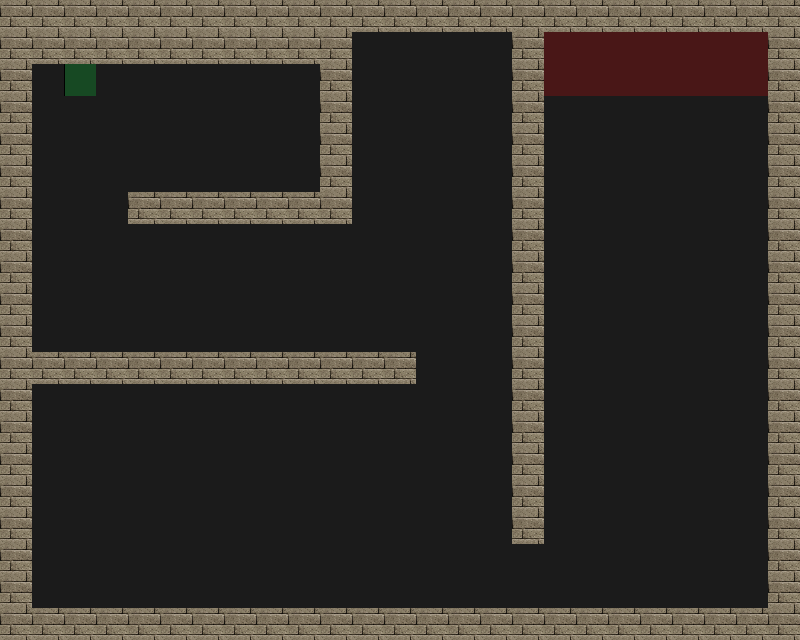

Tiled map render using the project's own tile images. Description and the whole map definition, tile-layer contents included, below:
An orthogonal 25x20 tile map with 32x32 px tiles, 4 tile layers (Road, Trap, Wall, Utility), 4 tilesets.

<map version="2017.05.16" orientation="orthogonal" renderorder="right-down" width="25" height="20" tilewidth="32" tileheight="32" nextobjectid="1">
 <tileset firstgid="1" source="tilesets/meta.tsx" />
 <tileset firstgid="3" source="tilesets/road.tsx" />
 <tileset firstgid="4" source="tilesets/traps.tsx" />
 <tileset firstgid="196" source="tilesets/wallsandroofs.tsx" />
 <layer name="Road" width="25" height="20">
  <data encoding="csv">
3,3,3,3,3,3,3,3,3,3,3,3,3,3,3,3,3,3,3,3,3,3,3,3,3,
3,3,3,3,3,3,3,3,3,3,3,3,3,3,3,3,3,3,3,3,3,3,3,3,3,
3,3,3,3,3,3,3,3,3,3,3,3,3,3,3,3,3,3,3,3,3,3,3,3,3,
3,3,3,3,3,3,3,3,3,3,3,3,3,3,3,3,3,3,3,3,3,3,3,3,3,
3,3,3,3,3,3,3,3,3,3,3,3,3,3,3,3,3,3,3,3,3,3,3,3,3,
3,3,3,3,3,3,3,3,3,3,3,3,3,3,3,3,3,3,3,3,3,3,3,3,3,
3,3,3,3,3,3,3,3,3,3,3,3,3,3,3,3,3,3,3,3,3,3,3,3,3,
3,3,3,3,3,3,3,3,3,3,3,3,3,3,3,3,3,3,3,3,3,3,3,3,3,
3,3,3,3,3,3,3,3,3,3,3,3,3,3,3,3,3,3,3,3,3,3,3,3,3,
3,3,3,3,3,3,3,3,3,3,3,3,3,3,3,3,3,3,3,3,3,3,3,3,3,
3,3,3,3,3,3,3,3,3,3,3,3,3,3,3,3,3,3,3,3,3,3,3,3,3,
3,3,3,3,3,3,3,3,3,3,3,3,3,3,3,3,3,3,3,3,3,3,3,3,3,
3,3,3,3,3,3,3,3,3,3,3,3,3,3,3,3,3,3,3,3,3,3,3,3,3,
3,3,3,3,3,3,3,3,3,3,3,3,3,3,3,3,3,3,3,3,3,3,3,3,3,
3,3,3,3,3,3,3,3,3,3,3,3,3,3,3,3,3,3,3,3,3,3,3,3,3,
3,3,3,3,3,3,3,3,3,3,3,3,3,3,3,3,3,3,3,3,3,3,3,3,3,
3,3,3,3,3,3,3,3,3,3,3,3,3,3,3,3,3,3,3,3,3,3,3,3,3,
3,3,3,3,3,3,3,3,3,3,3,3,3,3,3,3,3,3,3,3,3,3,3,3,3,
3,3,3,3,3,3,3,3,3,3,3,3,3,3,3,3,3,3,3,3,3,3,3,3,3,
3,3,3,3,3,3,3,3,3,3,3,3,3,3,3,3,3,3,3,3,3,3,3,3,3
</data>
 </layer>
 <layer name="Trap" width="25" height="20">
  <data encoding="csv">
0,0,0,0,0,0,0,0,0,0,0,0,0,0,0,0,0,0,0,0,0,0,0,0,0,
0,0,0,0,0,0,0,0,0,0,0,0,0,0,0,0,0,0,0,0,0,0,0,0,0,
0,0,0,0,0,0,0,0,0,0,0,0,0,0,0,0,0,0,0,0,0,0,0,0,0,
0,0,0,0,0,0,0,0,0,0,0,0,0,0,0,0,0,0,0,0,0,0,0,0,0,
0,0,0,0,0,0,0,0,0,0,0,0,0,0,0,0,0,0,0,0,0,0,0,0,0,
0,0,0,0,0,0,0,0,0,0,0,0,0,0,0,0,0,0,0,0,0,0,0,0,0,
0,0,0,0,0,0,0,0,0,0,0,0,0,0,0,0,0,0,0,0,0,0,0,0,0,
0,0,0,0,0,0,0,0,0,0,0,0,0,0,0,0,0,0,0,0,0,0,0,0,0,
0,0,0,0,0,0,0,0,0,0,0,0,0,0,0,0,0,0,0,0,0,0,0,0,0,
0,0,0,0,0,0,0,0,0,0,0,0,0,0,0,0,0,0,0,0,0,0,0,0,0,
0,0,0,0,0,0,0,0,0,0,0,0,0,0,0,0,0,0,0,0,0,0,0,0,0,
0,0,0,0,0,0,0,0,0,0,0,0,0,0,0,0,0,0,0,0,0,0,0,0,0,
0,0,0,0,0,0,0,0,0,0,0,0,0,0,0,0,0,0,0,0,0,0,0,0,0,
0,0,0,0,0,0,0,0,0,0,0,0,0,0,0,0,0,0,0,0,0,0,0,0,0,
0,0,0,0,0,0,0,0,0,0,0,0,0,0,0,0,0,0,0,0,0,0,0,0,0,
0,0,0,0,0,0,0,0,0,0,0,0,0,0,0,0,0,0,0,0,0,0,0,0,0,
0,0,0,0,0,0,0,0,0,0,0,0,0,0,0,0,0,0,0,0,0,0,0,0,0,
0,0,0,0,0,0,0,0,0,0,0,0,0,0,0,0,0,0,0,0,0,0,0,0,0,
0,0,0,0,0,0,0,0,0,0,0,0,0,0,0,0,0,0,0,0,0,0,0,0,0,
0,0,0,0,0,0,0,0,0,0,0,0,0,0,0,0,0,0,0,0,0,0,0,0,0
</data>
 </layer>
 <layer name="Wall" width="25" height="20">
  <data encoding="csv">
261,261,261,261,261,261,261,261,261,261,261,261,261,261,261,261,261,261,261,261,261,261,261,261,261,
261,261,261,261,261,261,261,261,261,261,261,0,0,0,0,0,261,0,0,0,0,0,0,0,261,
261,0,0,0,0,0,0,0,0,0,261,0,0,0,0,0,261,0,0,0,0,0,0,0,261,
261,0,0,0,0,0,0,0,0,0,261,0,0,0,0,0,261,0,0,0,0,0,0,0,261,
261,0,0,0,0,0,0,0,0,0,261,0,0,0,0,0,261,0,0,0,0,0,0,0,261,
261,0,0,0,0,0,0,0,0,0,261,0,0,0,0,0,261,0,0,0,0,0,0,0,261,
261,0,0,0,261,261,261,261,261,261,261,0,0,0,0,0,261,0,0,0,0,0,0,0,261,
261,0,0,0,0,0,0,0,0,0,0,0,0,0,0,0,261,0,0,0,0,0,0,0,261,
261,0,0,0,0,0,0,0,0,0,0,0,0,0,0,0,261,0,0,0,0,0,0,0,261,
261,0,0,0,0,0,0,0,0,0,0,0,0,0,0,0,261,0,0,0,0,0,0,0,261,
261,0,0,0,0,0,0,0,0,0,0,0,0,0,0,0,261,0,0,0,0,0,0,0,261,
261,261,261,261,261,261,261,261,261,261,261,261,261,0,0,0,261,0,0,0,0,0,0,0,261,
261,0,0,0,0,0,0,0,0,0,0,0,0,0,0,0,261,0,0,0,0,0,0,0,261,
261,0,0,0,0,0,0,0,0,0,0,0,0,0,0,0,261,0,0,0,0,0,0,0,261,
261,0,0,0,0,0,0,0,0,0,0,0,0,0,0,0,261,0,0,0,0,0,0,0,261,
261,0,0,0,0,0,0,0,0,0,0,0,0,0,0,0,261,0,0,0,0,0,0,0,261,
261,0,0,0,0,0,0,0,0,0,0,0,0,0,0,0,261,0,0,0,0,0,0,0,261,
261,0,0,0,0,0,0,0,0,0,0,0,0,0,0,0,0,0,0,0,0,0,0,0,261,
261,0,0,0,0,0,0,0,0,0,0,0,0,0,0,0,0,0,0,0,0,0,0,0,261,
261,261,261,261,261,261,261,261,261,261,261,261,261,261,261,261,261,261,261,261,261,261,261,261,261
</data>
 </layer>
 <layer name="Utility" width="25" height="20">
  <data encoding="csv">
0,0,0,0,0,0,0,0,0,0,0,0,0,0,0,0,0,0,0,0,0,0,0,0,0,
0,0,0,0,0,0,0,0,0,0,0,0,0,0,0,0,0,1,1,1,1,1,1,1,0,
0,0,2,0,0,0,0,0,0,0,0,0,0,0,0,0,0,1,1,1,1,1,1,1,0,
0,0,0,0,0,0,0,0,0,0,0,0,0,0,0,0,0,0,0,0,0,0,0,0,0,
0,0,0,0,0,0,0,0,0,0,0,0,0,0,0,0,0,0,0,0,0,0,0,0,0,
0,0,0,0,0,0,0,0,0,0,0,0,0,0,0,0,0,0,0,0,0,0,0,0,0,
0,0,0,0,0,0,0,0,0,0,0,0,0,0,0,0,0,0,0,0,0,0,0,0,0,
0,0,0,0,0,0,0,0,0,0,0,0,0,0,0,0,0,0,0,0,0,0,0,0,0,
0,0,0,0,0,0,0,0,0,0,0,0,0,0,0,0,0,0,0,0,0,0,0,0,0,
0,0,0,0,0,0,0,0,0,0,0,0,0,0,0,0,0,0,0,0,0,0,0,0,0,
0,0,0,0,0,0,0,0,0,0,0,0,0,0,0,0,0,0,0,0,0,0,0,0,0,
0,0,0,0,0,0,0,0,0,0,0,0,0,0,0,0,0,0,0,0,0,0,0,0,0,
0,0,0,0,0,0,0,0,0,0,0,0,0,0,0,0,0,0,0,0,0,0,0,0,0,
0,0,0,0,0,0,0,0,0,0,0,0,0,0,0,0,0,0,0,0,0,0,0,0,0,
0,0,0,0,0,0,0,0,0,0,0,0,0,0,0,0,0,0,0,0,0,0,0,0,0,
0,0,0,0,0,0,0,0,0,0,0,0,0,0,0,0,0,0,0,0,0,0,0,0,0,
0,0,0,0,0,0,0,0,0,0,0,0,0,0,0,0,0,0,0,0,0,0,0,0,0,
0,0,0,0,0,0,0,0,0,0,0,0,0,0,0,0,0,0,0,0,0,0,0,0,0,
0,0,0,0,0,0,0,0,0,0,0,0,0,0,0,0,0,0,0,0,0,0,0,0,0,
0,0,0,0,0,0,0,0,0,0,0,0,0,0,0,0,0,0,0,0,0,0,0,0,0
</data>
 </layer>
</map>
